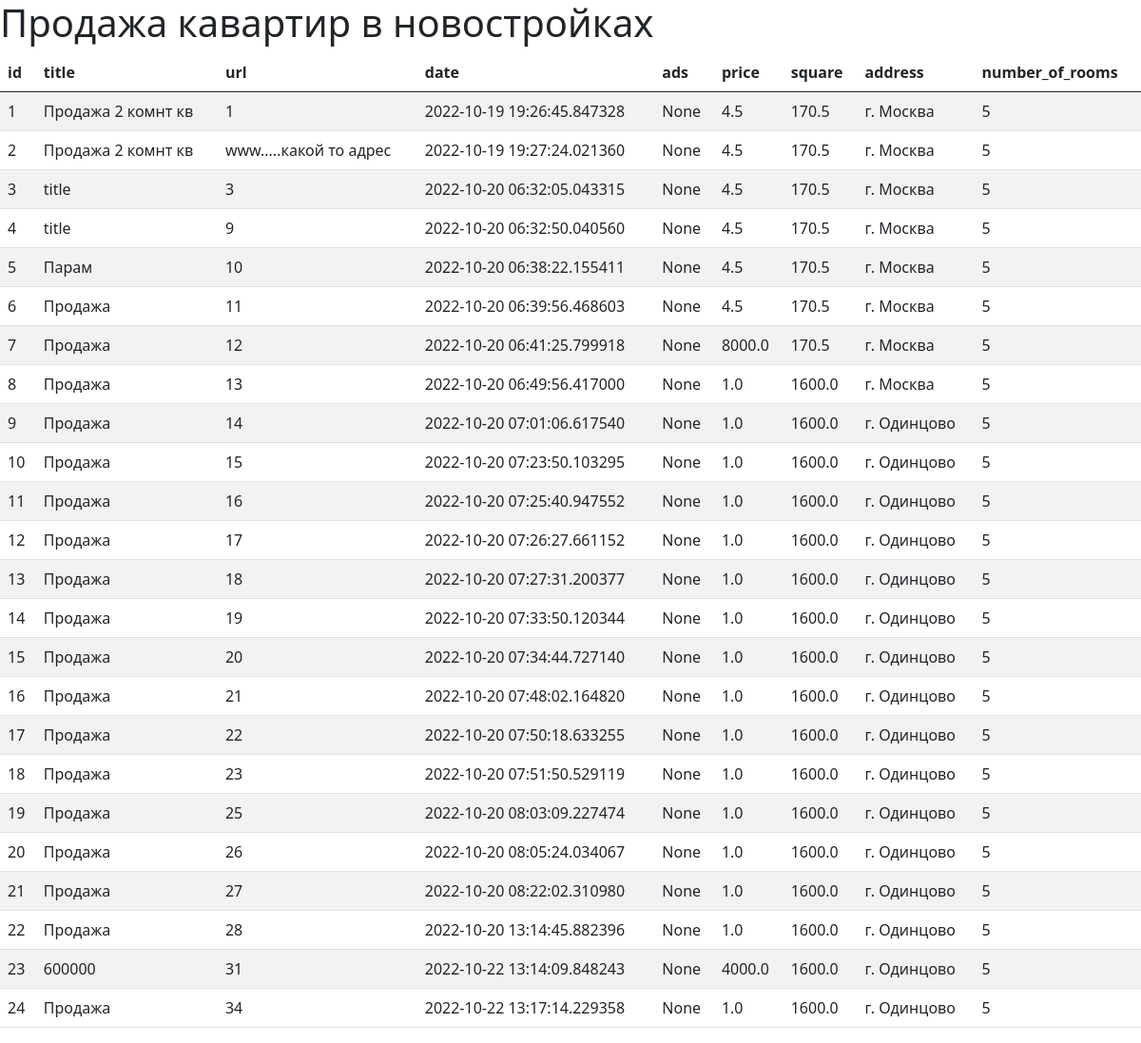
The page / on the database its author committed.
### webapp/model.py (models this page shows, shortened)
class RealEstateAds(db.Model): #Создаём класс и говорим что наследуем всё от объекта db, который является объектом SQLAlchemy
    id = db.Column(db.Integer, primary_key=True) #Уникальный индификатор объявления это наш внутренний индефикатор
    title = db.Column(db.String, nullable=False) #Название объявления, нельзя установить пустое название
    url = db.Column(db.String, unique=True, nullable=False) #Ссылка на объявление, нельзя установить пустое название
    date = db.Column(db.DateTime, default=datetime.utcnow) #выводится дата и время, виводим значение по умолчанию - это то время когда была создана наша статья, при условии если дата небыла установленна
    ads = db.Column(db.Text, nullable=True) #Полный текст объявления, может не иметь текста
    price = db.Column(db.Float, nullable=False) #Стоимостть указанная на объявлении
    square = db.Column(db.Float, nullable=False) # Площадь квартиры указанная в объявлении
    address = db.Column(db.String, nullable=False) # Адрес квартиры
    number_of_rooms = db.Column(db.Integer, nullable=False) #Колличество комнат в квартире
    email = db.Column(db.String(50))

### webapp/__init__.py (the view)
    @app.route('/')
    def index():
        real_ads = []
        selection_of_apartments = "Объявления"
        apartments_ads = "Продажа кавартир в новостройках"
        real_ads = RealEstateAds.query #.order_by(RealEstateAds.date).all() # Выводит све объявления в Flask приложение
        return render_template("index.html", selection_of_apartments=selection_of_apartments, apartments_ads=apartments_ads, real_ads=real_ads)

### webapp/__init__.py (called while the page is built)
def create_app():
    app = Flask(__name__)
    app.config.from_pyfile('config.py')
    db.init_app(app)
    migrate = Migrate(app, db)
    @app.route('/')
    def index():
        real_ads = []
        selection_of_apartments = "Объявления"
        apartments_ads = "Продажа кавартир в новостройках"
        real_ads = RealEstateAds.query #.order_by(RealEstateAds.date).all() # Выводит све объявления в Flask приложение
        return render_template("index.html", selection_of_apartments=selection_of_apartments, apartments_ads=apartments_ads, real_ads=real_ads)
    return app

### webapp/templates/index.html (shortened to what this page needs)
{% extends "base.html" %}
{% block body %}
<h1>{{ apartments_ads }}</h1>
<link href="https://cdn.jsdelivr.net/npm/bootstrap@5.0.2/dist/css/bootstrap.min.css" rel="stylesheet">
<table id="data" class="table table-striped">
    <thead>
      <tr>
        <th>id</th>
        <th>title</th>
        <th>url</th>
        <th>date</th>
        <th>ads</th>
        <th>price</th>
        <th>square</th>
        <th>address</th>
        <th>number_of_rooms</th>
      </tr>
    </thead>
    <tbody>
      {% for el in real_ads %}
        <tr>
          <td>{{ el.id }}</td>
          <td>{{ el.title }}</td>
          <td>{{ el.url }}</td>
          <td>{{ el.date }}</td>
          <td>{{ el.ads }}</td>
          <td>{{ el.price }}</td>
          <td>{{ el.square }}</td>
          <td>{{ el.address }}</td>
          <td>{{ el.number_of_rooms }}</td>
        </tr>
      {% endfor %}
    </tbody>
  </table>
{% endblock %}

### webapp/templates/base.html (shortened to what this page needs)
<!DOCTYPE html>
<html lang="ru">
<head>
</head>
<body>
    {% block body %}{% endblock %}
</body>
</html>

### rows shown on the page
RealEstateAds: id "1", title "Продажа 2 комнт кв", url "1", date "2022-10-19 19:26:45.847328", ads "None", price "4.5", square "170.5", address "г. Москва", number_of_rooms "5"
RealEstateAds: id "2", title "Продажа 2 комнт кв", url "www.....какой то адрес", date "2022-10-19 19:27:24.021360", ads "None", price "4.5", square "170.5", address "г. Москва", number_of_rooms "5"
RealEstateAds: id "3", title "title", url "3", date "2022-10-20 06:32:05.043315", ads "None", price "4.5", square "170.5", address "г. Москва", number_of_rooms "5"
RealEstateAds: id "4", title "title", url "9", date "2022-10-20 06:32:50.040560", ads "None", price "4.5", square "170.5", address "г. Москва", number_of_rooms "5"
RealEstateAds: id "5", title "Парам", url "10", date "2022-10-20 06:38:22.155411", ads "None", price "4.5", square "170.5", address "г. Москва", number_of_rooms "5"
RealEstateAds: id "6", title "Продажа", url "11", date "2022-10-20 06:39:56.468603", ads "None", price "4.5", square "170.5", address "г. Москва", number_of_rooms "5"
RealEstateAds: id "7", title "Продажа", url "12", date "2022-10-20 06:41:25.799918", ads "None", price "8000.0", square "170.5", address "г. Москва", number_of_rooms "5"
RealEstateAds: id "8", title "Продажа", url "13", date "2022-10-20 06:49:56.417000", ads "None", price "1.0", square "1600.0", address "г. Москва", number_of_rooms "5"
RealEstateAds: id "9", title "Продажа", url "14", date "2022-10-20 07:01:06.617540", ads "None", price "1.0", square "1600.0", address "г. Одинцово", number_of_rooms "5"
RealEstateAds: id "10", title "Продажа", url "15", date "2022-10-20 07:23:50.103295", ads "None", price "1.0", square "1600.0", address "г. Одинцово", number_of_rooms "5"
RealEstateAds: id "11", title "Продажа", url "16", date "2022-10-20 07:25:40.947552", ads "None", price "1.0", square "1600.0", address "г. Одинцово", number_of_rooms "5"
RealEstateAds: id "12", title "Продажа", url "17", date "2022-10-20 07:26:27.661152", ads "None", price "1.0", square "1600.0", address "г. Одинцово", number_of_rooms "5"
RealEstateAds: id "13", title "Продажа", url "18", date "2022-10-20 07:27:31.200377", ads "None", price "1.0", square "1600.0", address "г. Одинцово", number_of_rooms "5"
RealEstateAds: id "14", title "Продажа", url "19", date "2022-10-20 07:33:50.120344", ads "None", price "1.0", square "1600.0", address "г. Одинцово", number_of_rooms "5"
RealEstateAds: id "15", title "Продажа", url "20", date "2022-10-20 07:34:44.727140", ads "None", price "1.0", square "1600.0", address "г. Одинцово", number_of_rooms "5"
RealEstateAds: id "16", title "Продажа", url "21", date "2022-10-20 07:48:02.164820", ads "None", price "1.0", square "1600.0", address "г. Одинцово", number_of_rooms "5"
RealEstateAds: id "17", title "Продажа", url "22", date "2022-10-20 07:50:18.633255", ads "None", price "1.0", square "1600.0", address "г. Одинцово", number_of_rooms "5"
RealEstateAds: id "18", title "Продажа", url "23", date "2022-10-20 07:51:50.529119", ads "None", price "1.0", square "1600.0", address "г. Одинцово", number_of_rooms "5"
RealEstateAds: id "19", title "Продажа", url "25", date "2022-10-20 08:03:09.227474", ads "None", price "1.0", square "1600.0", address "г. Одинцово", number_of_rooms "5"
RealEstateAds: id "20", title "Продажа", url "26", date "2022-10-20 08:05:24.034067", ads "None", price "1.0", square "1600.0", address "г. Одинцово", number_of_rooms "5"
RealEstateAds: id "21", title "Продажа", url "27", date "2022-10-20 08:22:02.310980", ads "None", price "1.0", square "1600.0", address "г. Одинцово", number_of_rooms "5"
RealEstateAds: id "22", title "Продажа", url "28", date "2022-10-20 13:14:45.882396", ads "None", price "1.0", square "1600.0", address "г. Одинцово", number_of_rooms "5"
RealEstateAds: id "23", title "600000", url "31", date "2022-10-22 13:14:09.848243", ads "None", price "4000.0", square "1600.0", address "г. Одинцово", number_of_rooms "5"
RealEstateAds: id "24", title "Продажа", url "34", date "2022-10-22 13:17:14.229358", ads "None", price "1.0", square "1600.0", address "г. Одинцово", number_of_rooms "5"
